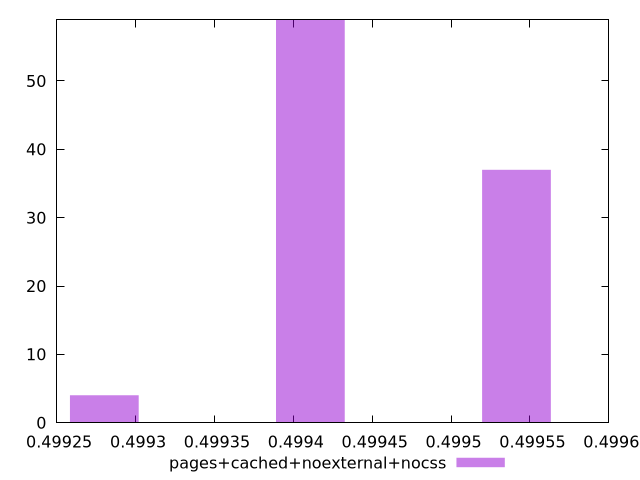

This figure's gnuplot source:
$_pagesCachedNoexternalNocss <<EOF
0.4994108282291921 59
0.4995414386803025 37
0.4992802177780816 4
EOF
set key outside below
set terminal pngcairo
set output "report_00006_2020-11-02T20-21-41.718Z/uses-rel-preload/pages+cached+noexternal+nocss//hist.png"
set yrange [0:59]
set boxwidth 0.00004353681703680517
set style fill transparent solid 0.5 noborder
plot $_pagesCachedNoexternalNocss title "pages+cached+noexternal+nocss" with boxes ,
